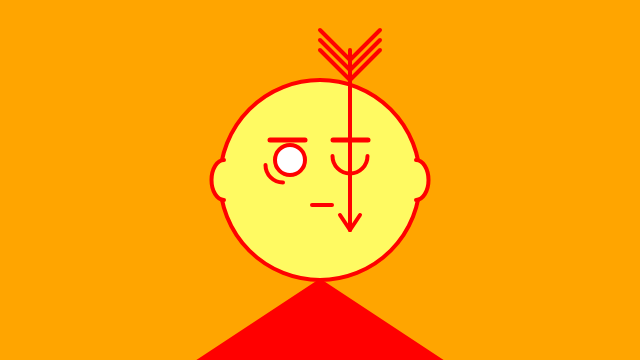
Frame 1 (no input)
Frame 60 (no input): identical to frame 1, image omitted
Frame 120 (the mouse pressed at the canvas centre since frame 60): identical to frame 1, image omitted

The p5.js sketch that drew this single still picture (run headless with seeded random() and noise() and a simulated clock; from frame 60 on, the mouse is pressed at the canvas centre):

// p5.js sketch
// ── sketch.js
/* self portrait
	by miranda
	2/06/2020
*/


function setup () {
	createCanvas(640, 360);
}

function draw () {
	background ('orange');

 	// shapes with xy coordinate and size //
 	fill (255, 250, 98);
 	stroke ('red');
 	strokeWeight (4);
	ellipse(320, 180, 200); // face
	fill ("white");
	ellipse (290, 160, 30); //left eye
	noFill();
	arc(283, 165, 35, 35, HALF_PI, PI); //left eyebag



	noFill();
	arc(350, 156, 35, 35, 0, -PI, PI); // right eye
	

	
	
	strokeWeight(4)
	fill (255, 250,98)
	arc (224, 180, 25, 40, HALF_PI, -HALF_PI) //left ear


	fill (255, 250, 98)
	arc (416, 180, 25, 40, -HALF_PI, HALF_PI) // right ear
	


	// shapes that are only xy points //

	rectMode (CENTER);
	line (312, 205, 332, 205) //mouth
	strokeWeight (5)
	line (270, 140, 305, 140) //left eyebrown
	line (333, 140, 368, 140) //right eyebrown


	//arrow 
	stroke ('red');
	strokeWeight (4);
	line(350, 50, 350, 230);

	line(320, 50, 350, 80); //first from down line on the left
	line(320, 40, 350, 70); //second
	line(320, 30, 350, 60); //third
	line(340, 215, 350, 230) // line on the tip
	



	line(380, 50, 350, 80); //first from down line on the right
	line(380, 40, 350, 70); //second
	line(380, 30, 350, 60); //third
	line(360, 215, 350, 230) //line on the tip





	//body
	fill ('red');
	triangle (320, 281, 200, 360 , 440, 360);

}	
